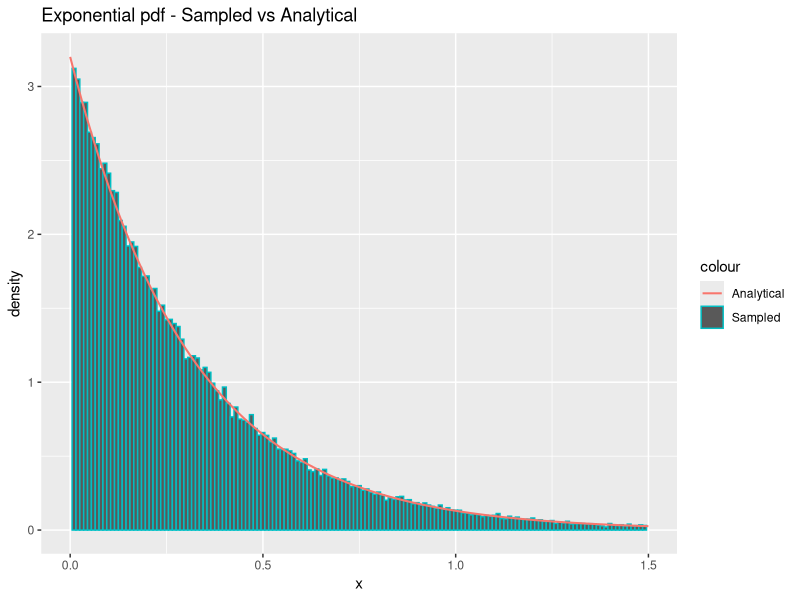
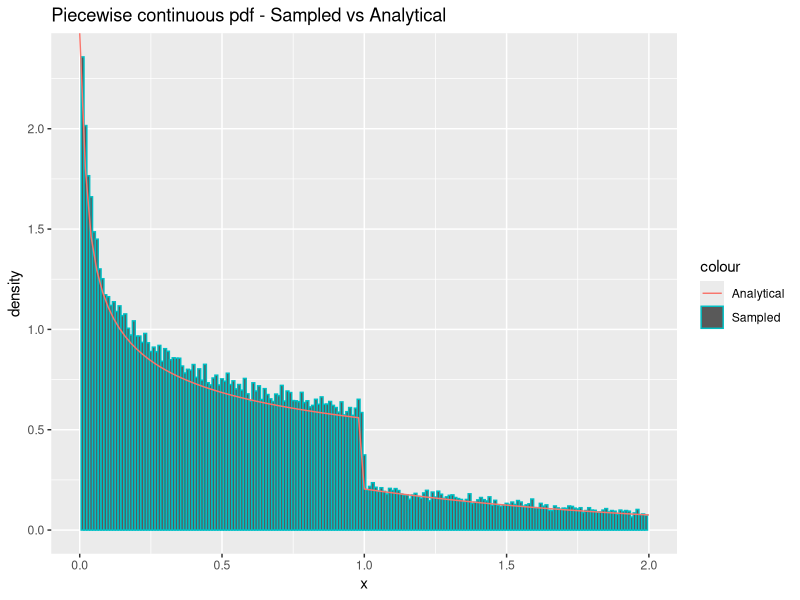
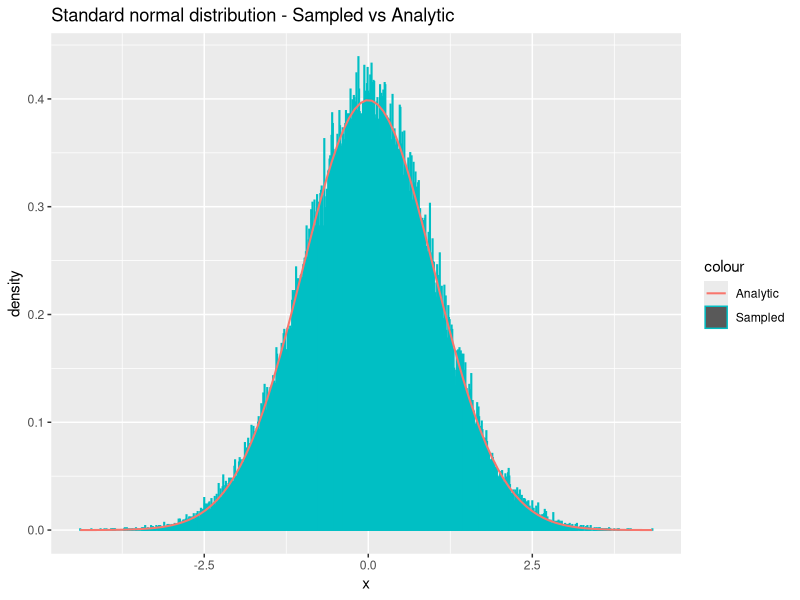
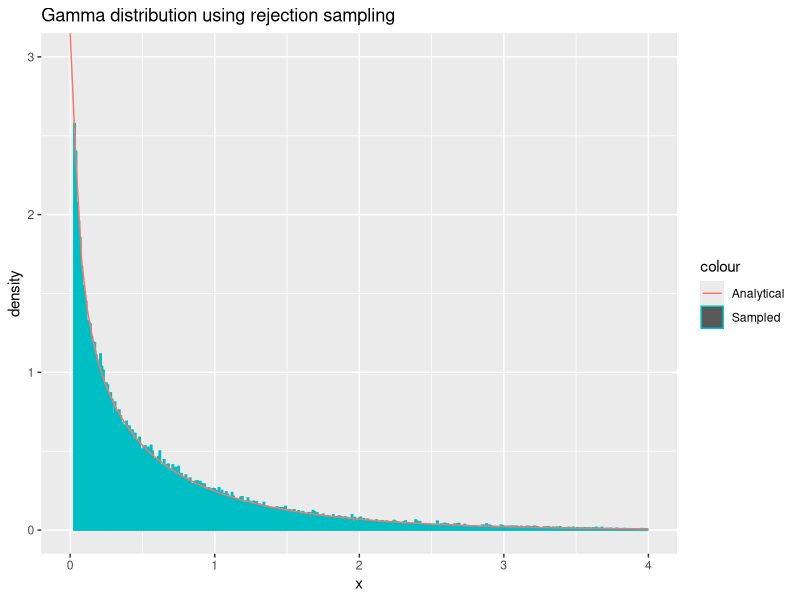
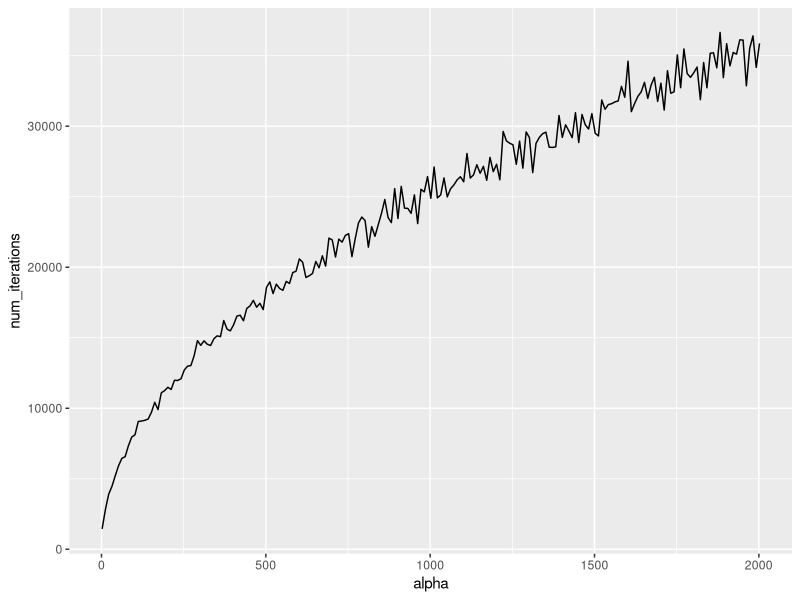
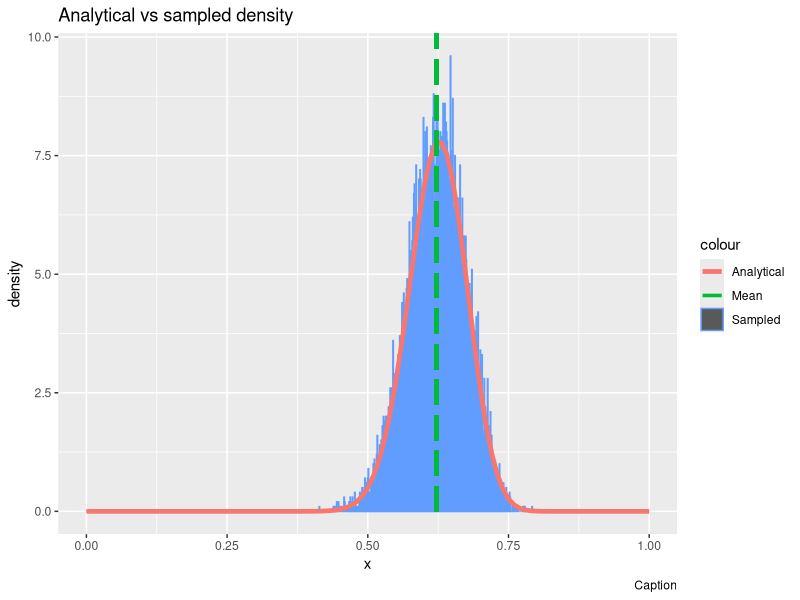

The R source for these figures, in order:
## ---- chunk 1
  sample_exponential = function(n, lambda) {
    uniforms = runif(n)
    return(exponentials = -1/lambda * log(uniforms))
  }
## ---- chunk 2
  n = 100000
  lambda = 3.2
  
  x = sample_exponential(n, lambda)
  cat("Theoretical mean:", 1/lambda, "Sample mean", mean(x), "\n")
  cat("Theoretical variance:", 1/lambda^2, "Sample variance", var(x), "\n")
## ---- chunk 3
  library(ggplot2)
  df = data.frame(theo=seq(0,max(x),length.out=n), x=x)
  ggplot(df, aes(x=x)) +
    geom_histogram(aes(y = ..density.., color = "Sampled"), binwidth=0.01) +
    stat_function(fun=dexp,geom = "line",size=0.7,args=(mean=lambda),aes(color="Analytical")) +
    ggtitle("Exponential pdf - Sampled vs Analytical") +
    labs(x='x', y='density') +
    xlim(0, 1.5)
## ---- chunk 4
  density_g = function(x, alpha) {
    c = alpha*exp(1)/(alpha + exp(1))
    density = vector(length = length(x))
    density[x < 1.] = c*x[x<1.]^(alpha-1)
    density[x >= 1.] = c*exp(-x[x>=1.])
    return(as.double(density))
  }


  sample_g = function(n, alpha) {
    c = (alpha * exp(1)) / (alpha + exp(1))
    u = runif(n)
    samples = vector(length=length(u))
    samples[u < c/alpha] = (alpha/c*u[u < c/alpha])^(1/alpha)
    samples[u >= c/alpha] = log(c / (1 - u[u >= c/alpha]))
    return(samples)
  }
## ---- chunk 5
  n=100000
  alpha = 0.7
  x = sample_g(n, alpha)
  c = (alpha * exp(1)) / (alpha + exp(1))
  cat("Theoretical mean:", c/(alpha+1) + 2*c/exp(1), "Sample mean:", mean(x), "\n")
  cat("Theoretical variance:", c/(alpha+2) + 5*c/exp(1) - (c/(alpha+1) + 2*c/exp(1))^2, "Sample variance:", var(x), "\n")
## ---- chunk 6
  library(ggplot2)
  df <- data.frame(theo=seq(0,max(x),length.out=n), x=x)
  ggplot(df, aes(x = x)) +
    geom_histogram(aes(y = ..density.., color = "Sampled"), binwidth=0.01) +
    stat_function(fun=density_g,geom = "line",size=0.5,args=(mean=alpha),aes(color="Analytical")) + 
    xlim(0, 2) + 
    ggtitle("Piecewise continuous pdf - Sampled vs Analytical") + labs(x='x', y='density')
## ---- chunk 7
  sample_standard_normal = function(n) {
    num_samples = n
    if((n %% 2) == 1) {
      # n is odd, so we should sample one extra:
      num_samples = num_samples + 1
  }
    x_1 = runif(num_samples/2, 0, 2*pi)
    x_2 = sample_exponential(num_samples/2, lambda=1/2)
    y_1 = sqrt(x_2) * cos(x_1)
    y_2 = sqrt(x_2) * sin(x_1)
    # Remove the last sample if n is odd:
    return(c(y_1, y_2)[0:n])
  }
## ---- chunk 8
  n = 100000
  y = sample_standard_normal(n)
  cat("Theoretical mean:", 0, "Sample mean:", mean(y), "\n")
  cat("Theoretical variance:", 1, "Sample variance:", var(y), "\n")
## ---- chunk 9
  library(ggplot2)
  df = data.frame(theo=seq(0,max(x),length.out=n), x=y)
  ggplot(df, aes(x=y)) +
    geom_histogram(aes(y = ..density.., color = "Sampled"), binwidth=0.01) +
    stat_function(fun=dnorm,geom = "line",size=0.7,args=list(0,1),aes(color="Analytic")) +
    ggtitle("Standard normal distribution - Sampled vs Analytic") +
    labs(x='x', y='density')
## ---- chunk 10
sample_normal_d = function(d, mu, sigma) {
  x = sample_standard_normal(d)
  y <- mu + t(chol(sigma))%*%x
  return(y)
}
## ---- chunk 11

d = 2
n = 100000
mu = c(1.5, 3)
sigma = matrix(c(5,7,7,10),ncol=d,nrow=d)
samples = matrix(NA, ncol=d, nrow=n)
for (i in 1:n){
  samples[i,] = sample_normal_d(d,mu,sigma) # Draw n samples
}

average = apply(samples, 2, mean)
print("Mean vector:")
print.data.frame(data.frame(average))
covmat = cov(samples)
print("Covariance matrix:")
print.data.frame(data.frame(covmat))
## ---- chunk 12
  density_f = function(x, alpha) {
    return(dgamma(x, alpha, rate=1))
  }
  
  sample_f_small = function(n, alpha) {
    c = (1/alpha + exp(-1)) / gamma(alpha)
    samples = vector()
    repeat {
      num_missing_samples = n - length(samples)
      
      x = sample_g(as.integer(num_missing_samples*c), alpha)
      
      acceptance_probs = density_f(x, alpha) / (c * density_g(x, alpha))
      u = runif(as.integer(num_missing_samples*c))
      samples = c(samples, x[u <= acceptance_probs])
      if(length(samples) >= n) {
        break
      }
    }
    # Do not return excess samples:
    return(samples[0:n])
  }
## ---- chunk 13
  n = 100000
  alpha = 0.6
  x = sample_f_small(n, alpha)
  cat("Theoretical mean:", alpha, "\n")
  cat("Sample mean:", mean(x), "\n")
  cat("----", "\n")
  
  cat("Theoretical variance:", alpha, "\n")
  cat("Sample variance:", var(x), "\n")
## ---- chunk 14
  n = 100000
  alpha = 0.6
  x = sample_f_small(n, alpha)
  df = data.frame(x)
  ggplot(df, aes(x = x)) +
    geom_histogram(aes(y = ..density.., color = "Sampled"), binwidth=0.01) +
    stat_function(fun=dgamma,geom = "line",size=0.5,args=(alpha=alpha),aes(color="Analytical")) +
    xlim(0, 4) + ylim(0, 3) + 
    ggtitle("Gamma distribution using rejection sampling") + labs(x='x', y='density')
## ---- chunk 15
sample_f_large = function(n, alpha) {
  loga = (alpha - 1)/2 * (log(alpha - 1) - 1)
  logbp = (alpha + 1)/2 * (log(alpha + 1) - 1)
  
  samples = vector()
  num_iterations = 0
  
  while(length(samples) < n) {
    num_iterations = num_iterations + 1
    
    # Sample in log-scale
    log_x1 = loga + log(runif(1))
    log_x2 = logbp + log(runif(1))
    
    if(2*log_x1 <= (alpha - 1)*(log_x2 - log_x1) - exp(log_x2 - log_x1)) {
      # Accept:
      samples = c(samples, exp(log_x2 - log_x1))
    }
  }
  
  return(list(samples=samples, num_iterations=num_iterations))
}
## ---- chunk 16
n = 10000
alpha = 50
samples = sample_f_large(n, alpha)$samples
cat("Theoretical mean:", alpha, "Sample mean:", mean(samples), "\n")
cat("Theoretical variance:", alpha, "Sample variance:", var(samples), "\n")
## ---- chunk 17
n = 1000
alpha = seq(2, 2002, 10)
num_iterations = vector()
for(a in alpha) {
  num_iterations = c(num_iterations, sample_f_large(n, a)$num_iterations)
}
df = data.frame(x=alpha, num_iterations=num_iterations)
ggplot(df, aes(x = alpha, y = num_iterations)) + geom_line()
## ---- chunk 18

#Estimate probability
n = 100000
x = sample_standard_normal(n)

hit_counter = 0
for (num in x) {
  if (num > 4) {
    hit_counter = hit_counter + 1
    
  }
}
est = hit_counter/length(x)
cat(est*100, " percent.")

#Calculate variance
confidence_interval = est + c(-1, 1)*qnorm(.975)*sqrt(var(x)/n)

cat("Confidence:", confidence_interval*100, "percent.")

## ---- chunk 19

#Function to be sampled from
dna_function = function(x) {
    return((2 + x)^125 * (1 - x)^38 * x^34)
}

#Find highest value of dna_function to set as max c
target_c = optimize(dna_function, c(0, 1), maximum = TRUE)

#Find normalizing constant
n_c = integrate(dna_function, 0, 1)$val

generate_samples = function(n) {
    samples = rep(NA, n)
    run_cnt = 0
    for (i in 1:n) {
        done = 0
        while (done == 0) {
            x_sample = runif(1)  # Proposal sample
            a = dna_function(x_sample)/target_c$objective #Acceptance probability
            u = runif(1) #Used to determine acceptance
            # Accept if u<a(alpha)
            if (u <= a) {
                samples[i] = x_sample
                done = 1
            }
            run_cnt = run_cnt + 1
        }
    }
    return(list(samples = samples, iterations = run_cnt))
}


## ---- chunk 20

n = 10000

# Function used to find actual mean
g = function(x) {
  return(x*dna_function(x)*x)
}

dna_func_density = function(x) {
  return(dna_function(x)/n_c)
}


y = generate_samples(n) #Generate samples from the distribution

est_mean = sum(y$samples)/n

cat("Estimated mean: ", sum(y$samples)/n)


cat("Theoretical mean: ", integrate(g, 0, 1)$val/n_c)

#Generate histogram

df = data.frame(theo = seq(0, 1, length.out = n), value = y$samples)

#TODO: Add caption
ggplot(df, aes(x = value)) + geom_histogram(aes(y = ..density.., colour = "Sampled"), 
    binwidth = 0.001) + stat_function(fun = dna_func_density, geom = "line", 
    size = 1.6, aes(colour = "Analytical")) + ggtitle("Analytical vs sampled density") + 
    xlim(0, 1) + geom_segment(x = sum(y$samples)/n, xend = sum(y$samples)/n, 
    y = 0, yend = 100, aes(colour = "Mean"), size = 1.2, linetype = "longdash") + 
    labs(x = "x", y = "density", caption = paste("Caption"))

## ---- chunk 21
cat("Average random numbers per sample: ",y$iterations/n)
cat("Theoretical expected numbers per sample: ", target_c$objective/n_c)
